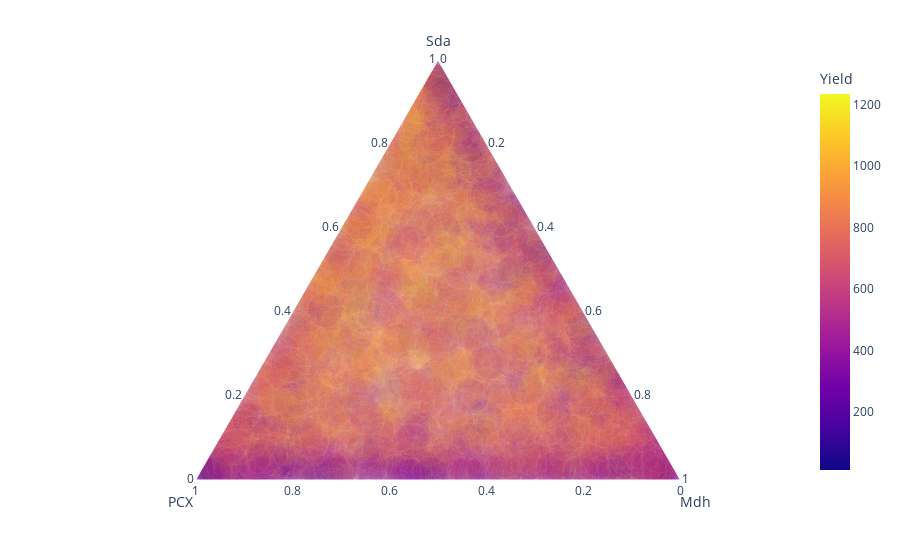

The notebook cell this image was saved under:
### Code cell
import plotly.express as px
total = (MH.conditions[:,4:].sum(1))
stats = (MH.conditions[:,4:8].sum(1))/total
bus = (MH.conditions[:,8:12].sum(1))/total
design = (MH.conditions[:,12:].sum(1))/total
df = pd.DataFrame({'Sda':stats, 'PCX':bus, 'Mdh':design, "Yield": ylds})
fig = px.scatter_ternary(df, a="Sda", b="PCX", c="Mdh", opacity =0.05, color = "Yield", size = np.ones(N), size_max=25)
fig.show()

### Figure 1 — Plotly figure (JSON) as saved in the notebook; plotly's stock layout.template omitted (floating-point values rounded to 4 significant figures; data arrays with more than 128 entries replaced by an {"elided": "..."} marker saying what was removed)
{"data": [{"a": {"elided": "6400 float values"}, "b": {"elided": "6400 float values"}, "c": {"elided": "6400 float values"}, "hovertemplate": "Sda=%{a}<br>PCX=%{b}<br>Mdh=%{c}<br>size=%{marker.size}<br>Yield=%{marker.color}<extra></extra>", "legendgroup": "", "marker": {"color": {"elided": "6400 float values"}, "coloraxis": "coloraxis", "opacity": 0.05, "size": {"elided": "6400 int values"}, "sizemode": "area", "sizeref": 0.0016, "symbol": "circle"}, "mode": "markers", "name": "", "showlegend": false, "subplot": "ternary", "type": "scatterternary"}], "layout": {"coloraxis": {"colorbar": {"title": {"text": "Yield"}}, "colorscale": [[0, "#0d0887"], [0.1111, "#46039f"], [0.2222, "#7201a8"], [0.3333, "#9c179e"], [0.4444, "#bd3786"], [0.5556, "#d8576b"], [0.6667, "#ed7953"], [0.7778, "#fb9f3a"], [0.8889, "#fdca26"], [1, "#f0f921"]]}, "legend": {"itemsizing": "constant", "tracegroupgap": 0}, "margin": {"t": 60}, "ternary": {"aaxis": {"title": {"text": "Sda"}}, "baxis": {"title": {"text": "PCX"}}, "caxis": {"title": {"text": "Mdh"}}, "domain": {"x": [0, 1], "y": [0, 1]}}}}
